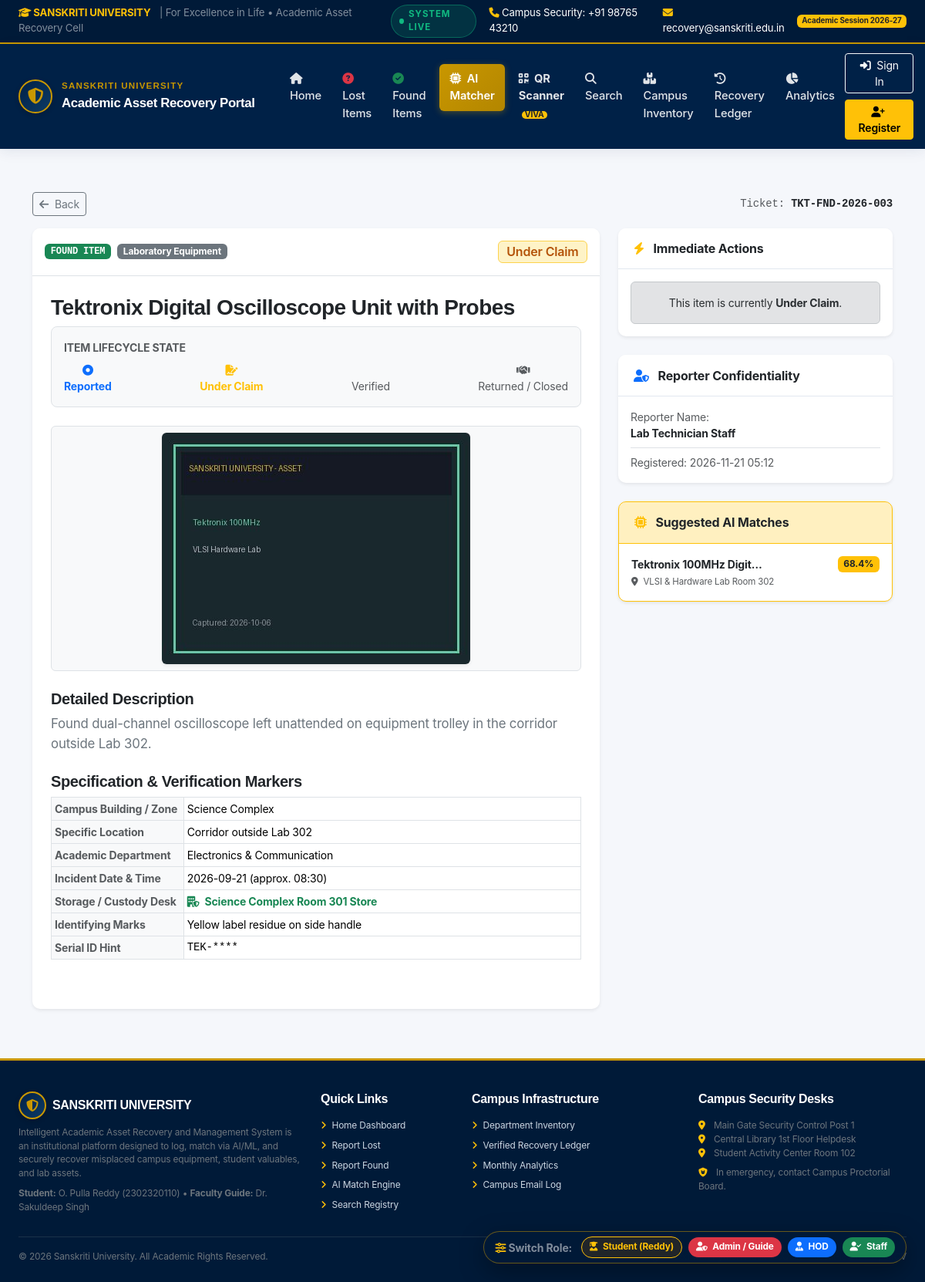
Screenshot of /items/6 with the database file from the repository.
### tables this page shows
CREATE TABLE items (
        id INTEGER PRIMARY KEY AUTOINCREMENT,
        ticket_number TEXT UNIQUE NOT NULL,
        type TEXT NOT NULL, -- 'lost' or 'found'
        title TEXT NOT NULL,
        category TEXT NOT NULL,
        description TEXT NOT NULL,
        department TEXT NOT NULL,
        location TEXT NOT NULL,
        building_zone TEXT NOT NULL,
        date_event TEXT NOT NULL,
        time_event TEXT,
        image_path TEXT,
        user_id INTEGER,
        reporter_name TEXT,
        reporter_contact TEXT,
        is_anonymous INTEGER DEFAULT 0,
        status TEXT NOT NULL DEFAULT 'Lost', -- 'Lost', 'Found', 'Under Claim', 'Verified', 'Returned', 'Closed'
        serial_number_hint TEXT,
        identifying_marks TEXT,
        storage_location TEXT,
        escalated INTEGER DEFAULT 0,
        escalation_reason TEXT,
        escalated_at TIMESTAMP,
        created_at TIMESTAMP DEFAULT CURRENT_TIMESTAMP,
        updated_at TIMESTAMP DEFAULT CURRENT_TIMESTAMP,
        FOREIGN KEY (user_id) REFERENCES users (id) ON DELETE SET NULL
    );

CREATE TABLE ai_matches (
        id INTEGER PRIMARY KEY AUTOINCREMENT,
        lost_item_id INTEGER NOT NULL,
        found_item_id INTEGER NOT NULL,
        text_similarity_score REAL NOT NULL,
        category_score REAL NOT NULL,
        location_score REAL NOT NULL,
        visual_score REAL DEFAULT 0.0,
        composite_score REAL NOT NULL,
        status TEXT NOT NULL DEFAULT 'Suggested', -- 'Suggested', 'Confirmed', 'Dismissed', 'Resolved'
        match_notes TEXT,
        created_at TIMESTAMP DEFAULT CURRENT_TIMESTAMP,
        FOREIGN KEY (lost_item_id) REFERENCES items (id) ON DELETE CASCADE,
        FOREIGN KEY (found_item_id) REFERENCES items (id) ON DELETE CASCADE,
        UNIQUE(lost_item_id, found_item_id)
    );

### app.py (the view)
@app.route('/items/<int:item_id>')
def item_detail(item_id):
    item = database.query_db("SELECT * FROM items WHERE id = ?", (item_id,), one=True)
    if not item:
        flash("Item ticket not found.", "warning")
        return redirect(url_for('index'))
    suggested_matches = []
    if item['type'] == 'lost':
        rows = database.query_db("""
            SELECT m.composite_score, f.id as candidate_id, f.title as candidate_title,
                   f.location as candidate_location, f.storage_location
            FROM ai_matches m
            JOIN items f ON m.found_item_id = f.id
            WHERE m.lost_item_id = ? AND m.composite_score >= 50
            ORDER BY m.composite_score DESC LIMIT 4
        """, (item_id,))
        suggested_matches = rows
    else:
        rows = database.query_db("""
            SELECT m.composite_score, l.id as candidate_id, l.title as candidate_title,
                   l.location as candidate_location
            FROM ai_matches m
            JOIN items l ON m.lost_item_id = l.id
            WHERE m.found_item_id = ? AND m.composite_score >= 50
            ORDER BY m.composite_score DESC LIMIT 4
        """, (item_id,))
        suggested_matches = rows
    return render_template('assets/item_detail.html', item=item, suggested_matches=suggested_matches)

### app.py (called while the page is built)
@app.template_filter('format_dt')
def format_dt(value, fmt='%Y-%m-%d %H:%M'):
    if not value:
        return 'N/A'
    if isinstance(value, datetime):
        return value.strftime(fmt)
    return str(value)[:16]

@app.context_processor
def inject_global_template_data():
    user = get_current_user()
    unread_count = 0
    if user:
        row = database.query_db("SELECT COUNT(*) as c FROM notifications WHERE user_id = ? AND is_read = 0", (user['id'],), one=True)
        unread_count = row['c'] if row else 0
    return {
        'current_user': user,
        'unread_notifs_count': unread_count,
        'now_year': datetime.now().year
    }

### auth_helper.py (called while the page is built)
def get_current_user():
    if 'user_id' not in session:
        return None
    user = database.query_db("SELECT * FROM users WHERE id = ?", (session['user_id'],), one=True)
    return user

### database.py (called while the page is built)
def get_db():
    if 'db' not in g:
        g.db = sqlite3.connect(DB_PATH)
        g.db.row_factory = sqlite3.Row
        g.db.execute("PRAGMA foreign_keys = ON")
    return g.db

def query_db(query, args=(), one=False, conn=None):
    close_after = False
    if conn is None:
        try:
            conn = get_db()
        except RuntimeError:
            conn = get_raw_connection()
            close_after = True
    cur = conn.cursor()
    cur.execute(query, args)
    rv = cur.fetchall()
    cur.close()
    if close_after:
        conn.close()
    return (rv[0] if rv else None) if one else rv

### templates/assets/item_detail.html (shortened to what this page needs)
{% extends 'base.html' %}
{% block content %}
<div class="container py-3">
    <div class="d-flex justify-content-between align-items-center mb-3">
        <a href="javascript:history.back()" class="btn btn-sm btn-outline-secondary">
            <i class="fa-solid fa-arrow-left me-1"></i> Back
        </a>
        <div class="font-monospace text-muted small">
            Ticket: <span class="fw-bold text-dark">{{ item.ticket_number }}</span>
        </div>
    </div>
    <div class="row g-4">
        <div class="col-lg-8">
            <div class="card shadow-sm border-0 mb-4">
                <div class="card-header bg-white p-3 d-flex justify-content-between align-items-center border-bottom">
                    <div class="d-flex align-items-center gap-2">
                        <span class="badge {% if item.type == 'lost' %}bg-danger{% else %}bg-success{% endif %} text-uppercase font-monospace">
                            {{ item.type }} Item
                        </span>
                        <span class="badge bg-secondary">{{ item.category }}</span>
                    </div>
                    <div>
                        <span class="badge {% if item.status == 'Lost' %}badge-lost{% elif item.status == 'Found' %}badge-found{% elif item.status == 'Returned' %}badge-returned{% else %}badge-under-claim{% endif %} fs-6">
                            {{ item.status }}
                        </span>
                    </div>
                </div>
                <div class="card-body p-4">
                    <h3 class="fw-bold text-dark mb-2">{{ item.title }}</h3>
                    <div class="p-3 bg-light rounded-3 mb-4 border">
                        <div class="small fw-bold text-muted text-uppercase mb-2">Item Lifecycle State</div>
                        <div class="d-flex justify-content-between text-center small position-relative">
                            <div class="{% if item.status in ['Lost', 'Found', 'Under Claim', 'Verified', 'Returned', 'Closed'] %}text-primary fw-bold{% else %}text-muted{% endif %}">
                                <i class="fa-solid fa-circle-dot"></i><br>Reported
                            </div>
                            <div class="{% if item.status in ['Under Claim', 'Verified', 'Returned', 'Closed'] %}text-warning fw-bold{% else %}text-muted{% endif %}">
                                <i class="fa-solid fa-file-signature"></i><br>Under Claim
                            </div>
                            <div class="{% if item.status in ['Verified', 'Returned', 'Closed'] %}text-info fw-bold{% else %}text-muted{% endif %}">
                                <br>Verified
                            </div>
                            <div class="{% if item.status in ['Returned', 'Closed'] %}text-success fw-bold{% else %}text-muted{% endif %}">
                                <i class="fa-solid fa-handshake"></i><br>Returned / Closed
                            </div>
                        </div>
                    </div>
                    {% if item.image_path %}
                    <div class="text-center mb-4 p-2 bg-light rounded border">
                        <img src="{{ url_for('static', filename='uploads/' + item.image_path) }}" class="img-fluid rounded shadow-sm" style="max-height: 380px; object-fit: contain;" alt="{{ item.title }}">
                    </div>
                    {% endif %}
                    <h5 class="fw-bold text-dark mb-2">Detailed Description</h5>
                    <p class="text-secondary leading-relaxed mb-4" style="font-size: 1.05rem; white-space: pre-line;">{{ item.description }}</p>
                    <h5 class="fw-bold text-dark mb-2">Specification & Verification Markers</h5>
                    <div class="table-responsive mb-4">
                        <table class="table table-bordered table-sm small">
                            <tbody>
                                <tr>
                                    <th class="bg-light text-muted w-25">Campus Building / Zone</th>
                                    <td>{{ item.building_zone }}</td>
                                </tr>
                                <tr>
                                    <th class="bg-light text-muted">Specific Location</th>
                                    <td>{{ item.location }}</td>
                                </tr>
                                <tr>
                                    <th class="bg-light text-muted">Academic Department</th>
                                    <td>{{ item.department }}</td>
                                </tr>
                                <tr>
                                    <th class="bg-light text-muted">Incident Date & Time</th>
                                    <td>{{ item.date_event }} {% if item.time_event %}(approx. {{ item.time_event }}){% endif %}</td>
                                </tr>
                                {% if item.storage_location %}
                                <tr>
                                    <th class="bg-light text-muted">Storage / Custody Desk</th>
                                    <td class="text-success fw-bold"><i class="fa-solid fa-building-shield me-1"></i> {{ item.storage_location }}</td>
                                </tr>
                                {% endif %}
                                <tr>
                                    <th class="bg-light text-muted">Identifying Marks</th>
                                    <td>{{ item.identifying_marks or 'None recorded' }}</td>
                                </tr>
                                <tr>
                                    <th class="bg-light text-muted">Serial ID Hint</th>
                                    <td class="font-monospace">{{ item.serial_number_hint or 'Kept in confidential escrow' }}</td>
                                </tr>
                            </tbody>
                        </table>
                    </div>
                </div>
            </div>
        </div>
        <div class="col-lg-4">
            <div class="card shadow-sm border-0 mb-4">
                <div class="card-header bg-white fw-bold">
                    <i class="fa-solid fa-bolt text-warning me-2"></i> Immediate Actions
                </div>
                <div class="card-body p-3">
                    {% if item.type == 'found' and item.status == 'Found' %}
                        <a href="{{ url_for('submit_claim', item_id=item.id) }}" class="btn btn-su-primary w-100 py-2 mb-2 fw-bold shadow-sm">
                            <i class="fa-solid fa-file-signature me-1"></i> Submit Ownership Claim
                        </a>
                        <p class="small text-muted mb-0 text-center">
                            You must provide proof or identifying details to verify legitimate ownership.
                        </p>
                    {% else %}
                        <div class="alert alert-secondary mb-0 small text-center">
                            This item is currently <strong>{{ item.status }}</strong>.
                        </div>
                    {% endif %}
                </div>
            </div>
            <div class="card shadow-sm border-0 mb-4">
                <div class="card-header bg-white fw-bold">
                    <i class="fa-solid fa-user-shield text-primary me-2"></i> Reporter Confidentiality
                </div>
                <div class="card-body p-3 small">
                    {% if item.is_anonymous %}
                        <div class="p-2 bg-light rounded text-center mb-2">
                            <i class="fa-solid fa-user-secret fa-2x text-muted mb-1"></i>
                            <div class="fw-bold text-dark">Anonymous University Report</div>
                            <span class="text-muted">Personal identity is obscured to protect student privacy.</span>
                        </div>
                    {% else %}
                        <div class="mb-2">
                            <span class="text-muted">Reporter Name:</span>
                            <div class="fw-bold text-dark">{{ item.reporter_name or 'Registered University Member' }}</div>
                        </div>
                    {% endif %}
                    <div class="text-muted border-top pt-2">
                        Registered: {{ item.created_at | format_dt }}
                    </div>
                </div>
            </div>
            {% if suggested_matches %}
            <div class="card shadow-sm border-warning">
                <div class="card-header bg-warning bg-opacity-25 border-warning fw-bold text-dark">
                    <i class="fa-solid fa-microchip text-warning me-2"></i> Suggested AI Matches
                </div>
                <div class="card-body p-2">
                    <div class="list-group list-group-flush">
                        {% for match in suggested_matches %}
                        <a href="{{ url_for('item_detail', item_id=match.candidate_id) }}" class="list-group-item list-group-item-action p-2">
                            <div class="d-flex justify-content-between align-items-center mb-1">
                                <strong class="small text-truncate" style="max-width: 170px;">{{ match.candidate_title }}</strong>
                                <span class="badge {% if match.composite_score >= 70 %}bg-success{% else %}bg-warning text-dark{% endif %}">
                                    {{ match.composite_score }}%
                                </span>
                            </div>
                            <div class="text-muted" style="font-size: 0.72rem;">
                                <i class="fa-solid fa-location-dot me-1"></i> {{ match.candidate_location }}
                            </div>
                        </a>
                        {% endfor %}
                    </div>
                </div>
            </div>
            {% endif %}
        </div>
    </div>
</div>
{% endblock %}

### static/css/style.css (style rules this page uses)
:root { --su-navy-dark: #001a38; --su-navy: #002147; --su-navy-light: #0d3b66; --su-navy-subtle: #e9eff6; --su-gold: #c99700; --su-gold-hover: #b38600; --su-gold-light: #fff8e1; --su-slate-bg: #f5f7fb; --su-card-bg: #ffffff; --su-border: #e2e8f0; --su-text-dark: #1e293b; --su-text-muted: #64748b; --su-emerald: #059669; --su-crimson: #dc2626; --su-amber: #d97706; --su-radius: 10px; --su-shadow-sm: 0 1px 3px rgba(0, 33, 71, 0.05); --su-shadow-md: 0 4px 16px rgba(0, 33, 71, 0.08); --su-shadow-lg: 0 10px 25px rgba(0, 33, 71, 0.12); }
body { font-family: -apple-system, BlinkMacSystemFont, "Segoe UI", Roboto, "Helvetica Neue", Arial, sans-serif; background-color: var(--su-slate-bg); color: var(--su-text-dark); min-height: 100vh; display: flex; flex-direction: column; }
.card { border: 1px solid var(--su-border); border-radius: var(--su-radius); background-color: var(--su-card-bg); box-shadow: var(--su-shadow-sm); transition: transform 0.2s ease, box-shadow 0.2s ease; overflow: hidden; }
.card-header { background-color: #ffffff; border-bottom: 1px solid var(--su-border); font-weight: 600; padding: 0.9rem 1.25rem; }
.badge-under-claim { background-color: #fef3c7; color: #b45309; border: 1px solid #fcd34d; font-weight: 600; padding: 0.35rem 0.65rem; }
body { font-family: 'Plus Jakarta Sans', -apple-system, BlinkMacSystemFont, "Segoe UI", Roboto, sans-serif; letter-spacing: -0.01em; }
h1, h2, h3, h4, h5, h6, .display-6, .navbar-brand { font-family: 'Outfit', sans-serif; letter-spacing: -0.02em; }
code, pre, .font-monospace { font-family: 'JetBrains Mono', monospace; }

### rows the page displays
items: ticket_number "TKT-FND-2026-003", type "FOUND", category "Laboratory Equipment", status "Under Claim", title "Tektronix Digital Oscilloscope Unit with Probes", image_path (picture), description "Found dual-channel oscilloscope left unattended on equipment trolley in the corridor outside Lab 302.", building_zone "Science Complex", location "Corridor outside Lab 302", department "Electronics & Communication", date_event "2026-09-21", time_event "08:30", storage_location "Science Complex Room 301 Store", identifying_marks "Yellow label residue on side handle", serial_number_hint "TEK-****", reporter_name "Lab Technician Staff", created_at "2026-11-21 05:12"
ai_matches: candidate_title "Tektronix 100MHz Digit…", composite_score "68.4", candidate_location "VLSI & Hardware Lab Room 302"
